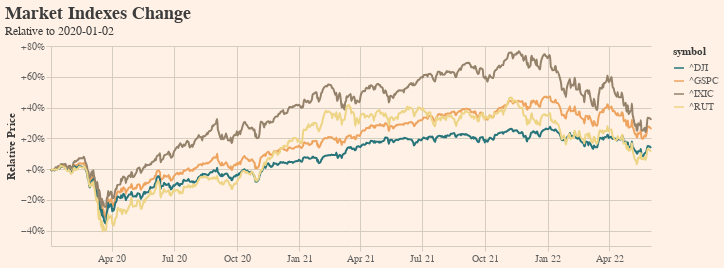

Notebook source saved alongside this figure:
### Code cell
with alt.themes.enable("capon"):
    display(chart)

### Figure 1 — Vega-Lite specification as saved in the notebook (floating-point values rounded to 4 significant figures; data arrays with more than 128 entries replaced by an {"elided": "..."} marker saying what was removed)
{"config": {"view": {"continuousHeight": 300, "continuousWidth": 400, "stroke": "transparent"}, "background": "#fff1e5", "title": {"font": "Palatino", "fontSize": 18, "color": "#3C3C3C", "anchor": "start", "subtitleColor": "#3C3C3C"}, "axis": {"titleColor": "#3C3C3C", "labelColor": "#606060", "domain": true, "domainColor": "#D5CDBE", "ticks": true, "tickColor": "#D5CDBE", "gridColor": "#D5CDBE"}, "legend": {"titleColor": "#3C3C3C", "labelColor": "#606060"}, "range": {"category": ["#27757B", "#EEA45F", "#94826B", "#EED485", "#A6A371", "#819E9A", "#746E7F"], "ramp": ["#c37122", "#dd9148", "#eda45e"], "diverging": ["#9C3151", "#AF5771", "#C17E92", "#D4A4B3", "#E6CBD3", "#DBD6CA", "#D1E1C1", "#AECB92", "#8CB564", "#6B9E46", "#478A16"], "heatmap": ["#1D2931", "#3B5361", "#587C92", "#75A5C2", "#ACC9DA"]}}, "data": {"name": "data-2efb7eb5f155dc391b1d5423cf0e6eb1"}, "mark": {"type": "line", "interpolate": "monotone"}, "encoding": {"color": {"field": "symbol", "type": "nominal"}, "tooltip": [{"field": "timestamp", "type": "temporal"}, {"field": "symbol", "type": "nominal"}, {"field": "relative_price", "format": "+.2%", "type": "quantitative"}], "x": {"axis": {"format": "%b %y"}, "field": "timestamp", "title": null, "type": "temporal"}, "y": {"axis": {"format": "+%"}, "field": "relative_price", "title": "Relative Price", "type": "quantitative"}}, "height": 200, "title": {"text": "Market Indexes Change", "subtitle": "Relative to 2020-01-02"}, "width": 600, "$schema": "https://vega.github.io/schema/vega-lite/v5.20.1.json", "datasets": {"data-2efb7eb5f155dc391b1d5423cf0e6eb1": {"elided": "2436 records"}}}
